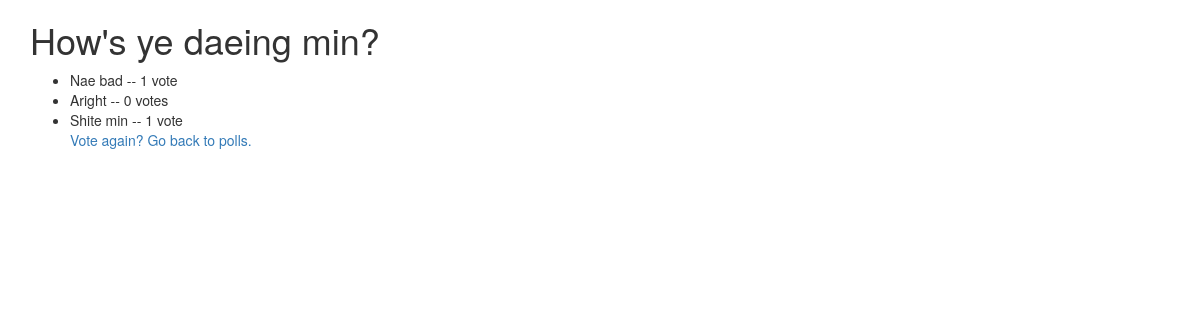
Page /polls/19/results/ on the committed database.
### polls/models.py (models this page shows, shortened)
class Question(models.Model):
    question_text = models.CharField(max_length=200)
    pub_date = models.DateTimeField('date published')
    def was_published_recently(self):
        now = timezone.now()
        return now - datetime.timedelta(days=1) <= self.pub_date <= now
    was_published_recently.admin_order_field = 'pub_date'
    was_published_recently.boolean = True
    was_published_recently.short_description = 'Published recently?'

class Choice(models.Model):
    question = models.ForeignKey(Question, on_delete=models.CASCADE)
    choice_text = models.CharField(max_length=200)
    votes = models.IntegerField(default=0)

### polls/views.py (the view)
# urls.py: url(r'^(?P<pk>\d+)/results/$', views.ResultsView.as_view(),
class ResultsView(generic.DetailView):
    model = Question
    template_name = 'polls/results.html'

### polls/templates/polls/results.html
{% extends 'polls/base.html' %} {% block title %}Poll Details{% endblock %} {% block body_block %}
<div class="container">
  <h1>{{ question.question_text }}</h1>
  <ul>
    {% for choice in question.choice_set.all %}
    <li>
      {{ choice.choice_text }} -- {{ choice.votes }} vote{{ choice.votes|pluralize }}
    </li>
    {% endfor %}
    <a href="{% url 'polls:detail' question.id %}">Vote again?</a>
    <a href="{% url 'polls:index' %}">Go back to polls.</a>
</div>
{% endblock %}

### rows in the picture
Question: question_text "How's ye daeing min?"
Choice: choice_text "Nae bad", votes "1"
Choice: choice_text "Aright", votes "0"
Choice: choice_text "Shite min", votes "1"
